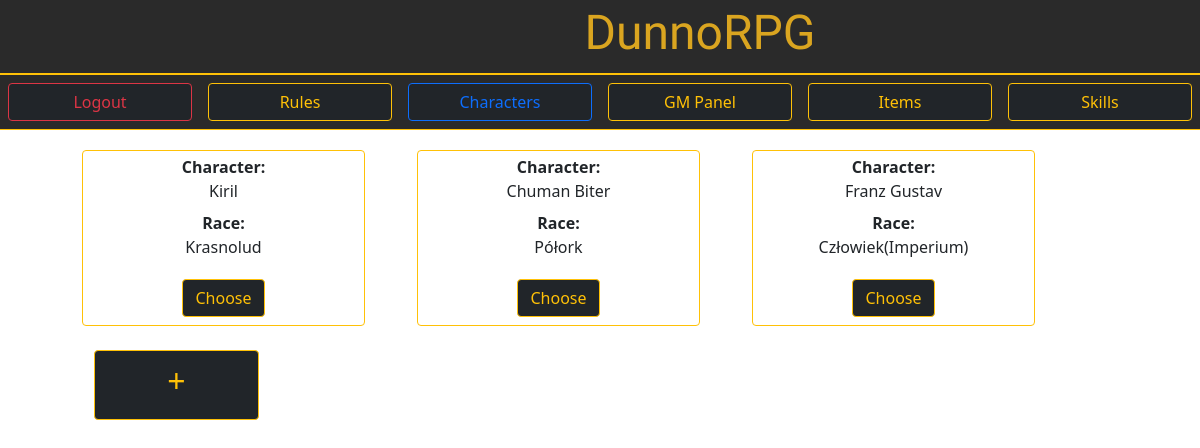
The app's page /dunnorpg/ (signed in), older data.
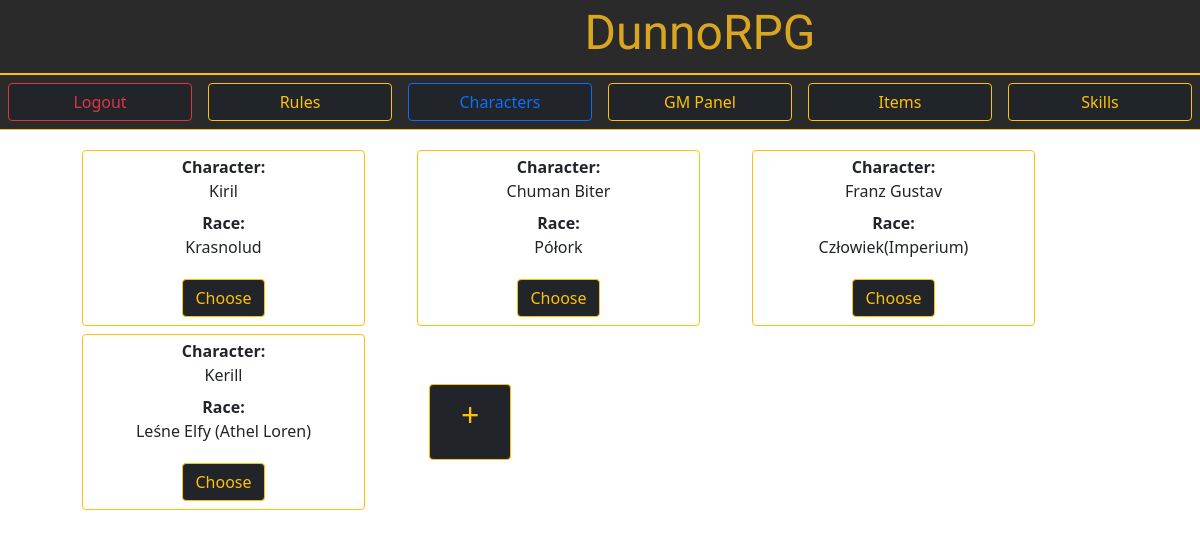
The same page, newer data.
### DunnoRPG/models.py (models this page shows, shortened)
class Character(models.Model):
    owner = models.CharField(max_length=100)
    name = models.CharField(max_length=50)
    race = models.CharField(max_length=30)
    size = models.CharField(max_length=2)
    HP = models.IntegerField()
    fullHP = models.IntegerField(null=True)
    Helmet = models.CharField(max_length=50, blank=True)
    Torso = models.CharField(max_length=50, blank=True)
    Gloves = models.CharField(max_length=50, blank=True)
    Boots = models.CharField(max_length=50, blank=True)
    LeftHand = models.CharField(max_length=50, blank=True)
    RightHand = models.CharField(max_length=50, blank=True)
    Side = models.CharField(max_length=50, blank=True)
    INT = models.IntegerField()
    SIŁ = models.IntegerField()
    ZRE = models.IntegerField()
    CHAR = models.IntegerField()
    CEL = models.IntegerField()
    points_left = models.IntegerField(null=True)
    weaponBonus = models.IntegerField(null=True)
    preferredWeapons = models.TextField(blank=True)
    unlikedWeapons = models.TextField(blank=True)

### DunnoRPG/views.py (the view)
# urls.py: path('', views.charGET.as_view(), name = "home"),
class charGET(APIView):
    serializer_class = CharacterSerializer
    template_name = 'home.html'
    renderer_classes = [TemplateHTMLRenderer]
    def get(self, request):
        avaible_characters = models.Character.objects.all().filter(owner=self.request.user)
        serializer = self.serializer_class(avaible_characters, many=True)
        serialized_data = serializer.data
        context = {
            'characters': serialized_data,
            'characters_count': len(serialized_data)
        }
        return Response(context)

### DunnoRPG/templates/home.html (shortened to what this page needs)
{% extends 'master.html' %}
{% block content %}
{% if user.is_authenticated %}
  {% include 'top_bar.html' %}
  <div class="container card-body">
    <div class="row">
        {% for character in characters %}
        <div class="col-3 ms-5 m-1 p-1 border border-warning bg-gray c-gold rounded text-center">
          <dl>
            <dt>Character:</dt>
              <dd>{{ character.name }}</dd>
            <dt>Race:</dt>
            <dd>{{ character.race }}</dd>
          </dl>
          <a class="btn btn-dark btn-outline-warning m-1" href="{% url 'character_detail' character.id %}">Choose</a>
      </div>
        {% endfor %}
        {% if characters_count > 0 %}
        <div class="col-2 d-flex align-items-center m-3 ms-5">
          {% if characters_count|divisibleby:"3" %}
            <a class="ms-6 mt-2 btn btn-dark btn-outline-warning w-100 h-100 fs-2" href="{% url 'character_add' %}">+</a>
          {% else %}
            <a class="ms-6 btn btn-dark btn-outline-warning w-50 h-50 fs-2" href="{% url 'character_add' %}">+</a>
          {% endif %}
        </div>
        {% endif %}
      <div class="col-4"></div>
    </div>
  </div>
{% endif %}
{% endblock  %}

Row changes from the older to the newer data that the page shows:
added Character: name "Kerill", race "Leśne Elfy (Athel Loren)"
Text that changed along with them:
new list line: "Character: Race: Choose"
